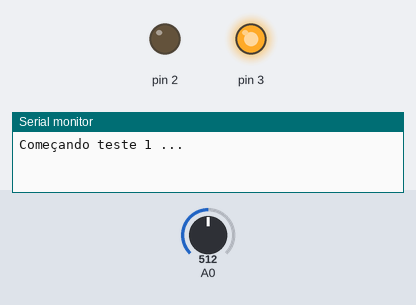
Simulated run of this sketch. Board: Arduino Uno, built with avr-gcc and run on an emulated ATmega328P. On the bench: output pins drawn as LEDs (lit = HIGH), the last lines printed to the serial monitor. The inputs (shaded band) are chosen by the test bench; at power-on: A0 = 512.

Above: at 1.2 s.
1.3 s: A0 set to 990
2.8 s: A0 set to 1010
At 3.9 s:
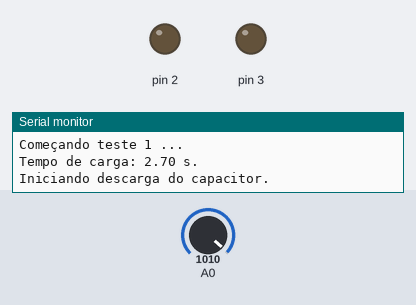
Timing chart, 0 to 5.8 s (numbered marks = the images above; inputs shaded):
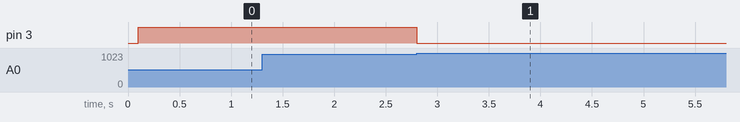

Measured:
- the behaviour switches between 999 and 1000 on A0 (found by bisection; images 0 and 1)
- after the input at 1.3 s, every drawn part: stays the same
- after the input at 2.8 s, pin 3: HIGH → LOW at once

The sketch:

capacimetro01.ino
```cpp
/* programa para medir a capacitância de um capacitor
 *  o relé fará a carga e a descarga do capacitor, ligando o resistor à 5V e depois ao gnd
 *  a porta A0 também está no positivo do capacitor
 *  programa similar com circuito disponivel em https://www.tinkercad.com/things/1nyxKni8JlQ
 */

 //definindo tensao de leitura
 float tensao=0;

 //para medida do tempo
 float tempo0=0, tempo1=0, tau=0;


//contador do TESTE
int teste = 1;

//capacitancia media acumulada nos testes
float capAcum=0;
void setup() {
 //inicializando o monitor serial
 Serial.begin(9600);
 //configurando a saída digital, para carregar o capacitor
 pinMode(2, OUTPUT);
 //configurando a porta analógica que irá ligar o relé
 pinMode(3, OUTPUT);
 //configurando a porta de leitura analogica
 pinMode(A0,INPUT);


}
void loop() {
  Serial.print("Começando teste ");
  Serial.print(teste);
  Serial.println(" ...");
 delay(100);
 //Ligando o relé ao 5 V
 digitalWrite(3,1);
 tempo0=millis();
 do{
  //tensao=(float)analogRead(A0)*5/1023;
  //Serial.println(tensao);
  //delay(100);
 }while(analogRead(A0)<1000);
 tempo1=millis();
 tau=tempo1-tempo0;
 Serial.print("Tempo de carga: ");
 Serial.print(tau/1000);
 Serial.println(" s.");
 Serial.println("Iniciando descarga do capacitor.");
 tempo0=millis();
 //Descarregando o capacitor
 digitalWrite(3,0);
 delay(10);
 while(1==1){
  //tensao=(float)analogRead(A0)*5/1023;
  //Serial.println(tensao);
  if(analogRead(A0)<0.63*1000){
    break;
  }
 }
 tempo1=millis();
 tau=tempo1-tempo0;
 Serial.print("O tempo para rescarregar 63% da carga do capacitor é de ");
 Serial.print(tau/1000);
 Serial.println(" s.");
 //consideranto o resistor igual a 10k e impedancia de 10k na porta A0, calculamos a capacitancia
 Serial.print("O valor da capacitancia é de ");
 //o valor abaixo foi obtido utilizando um capacitor conhecido (encontrando 9,8k para a impedancia da porta A0
 Serial.print(tau/4.9298);
 Serial.println(" microfarads.");
 Serial.print("O valor da capacitancia média nos testes é de ");
 capAcum=tau/4.9298+capAcum;
 Serial.print(capAcum/teste);
 Serial.println(" microfarads.");
 delay(100);
 teste++;
}
```
